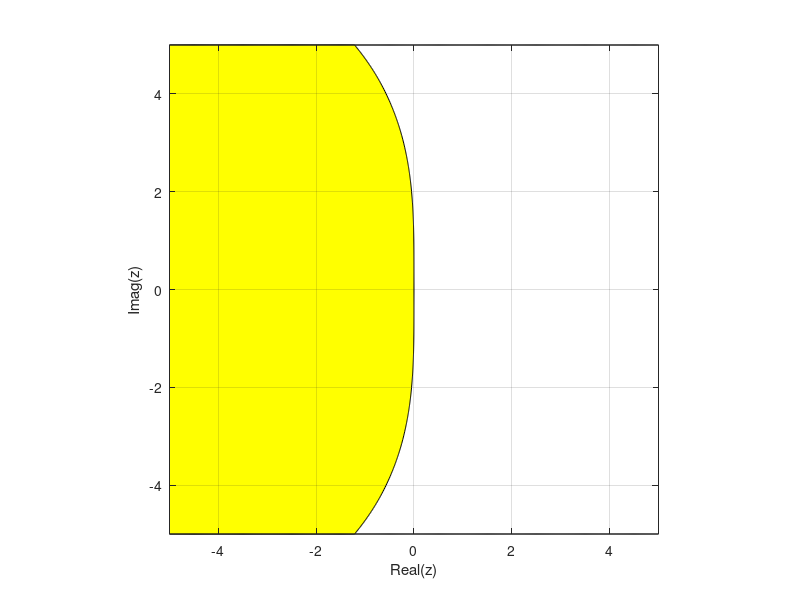

Reproduce this figure in MATLAB.
gamma = 1 - (1 / sqrt(2));

% Define the function R(z)
R = @(z) (1 - z .* (1 - 2 * gamma)) ./ ((1 + z .* gamma).^2);

% Create a grid of complex numbers
real_range = linspace(-5, 5, 500); % Real axis range
imag_range = linspace(-5, 5, 500); % Imaginary axis range
[X, Y] = meshgrid(real_range, imag_range); % 2D grid
Z = X + 1i * Y; % Complex grid

% Compute |R(z)| on the grid
R_values = abs(R(Z));

% Plot the stability region
figure;
contourf(X, Y, R_values, [0, 1], 'LineColor', 'black'); % Contour where |R(z)| < 1
colormap([1, 1, 1; 1, 1, 0]); % White for |R(z)| >= 1, Yellow for |R(z)| < 1
hold on;

% Add axes and labels
xlabel('Real(z)');
ylabel('Imag(z)');
axis equal;
grid on;